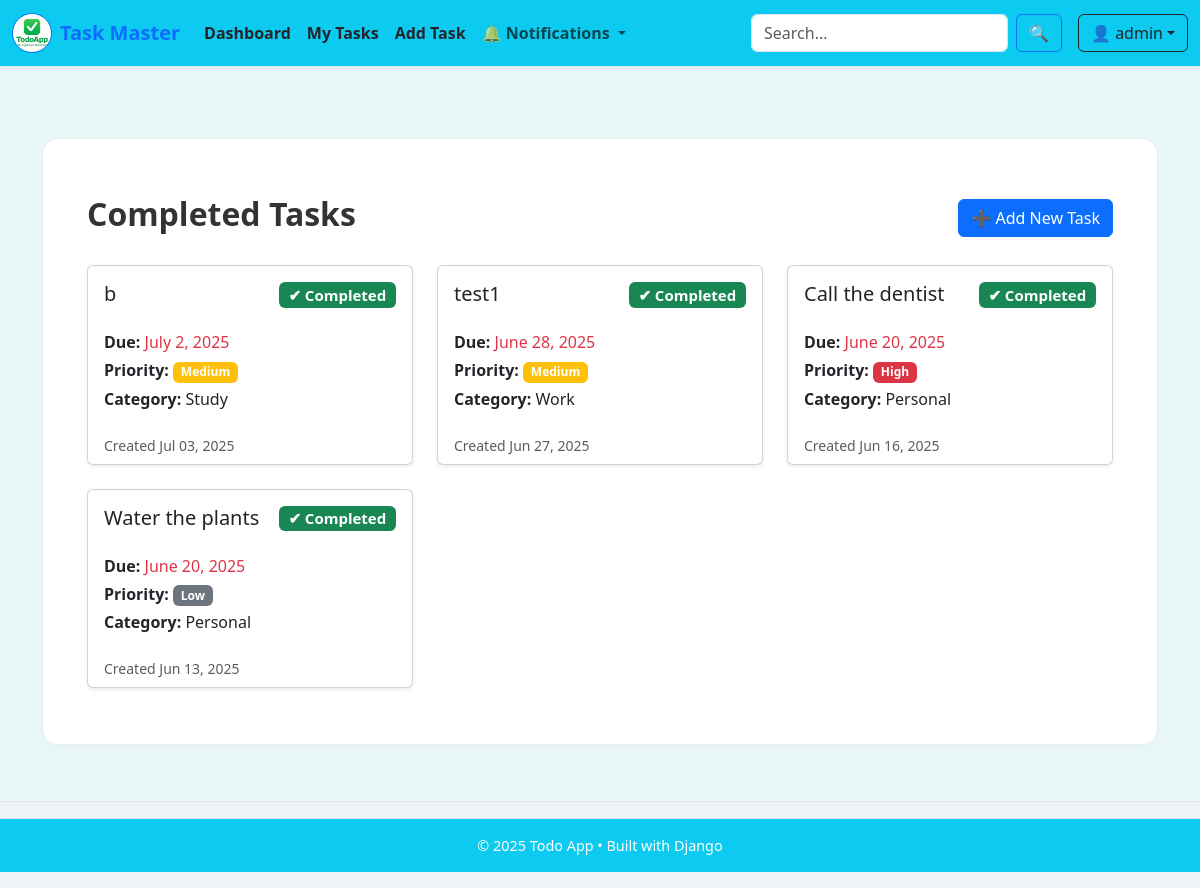
The page /task_list/completed/ (signed in) on the database its author committed.
### todos/models.py (models this page shows, shortened)
class Task(models.Model):
    PRIORITY_CHOICES = [
        ('L', 'Low'),
        ('M', 'Medium'),
        ('H', 'High'),
    ]
    STATUS_CHOICES = [
        ('P', 'Pending'),
        ('I', 'In Progress'),
        ('C', 'Completed'),
        ('O', 'Overdue'),
    ]
    title = models.CharField(max_length=200)
    description = models.TextField(blank=True)
    due_date = models.DateField(null=True, blank=True)
    completed = models.BooleanField(default=False)
    priority = models.CharField(max_length=1, choices=PRIORITY_CHOICES, default='M')
    status = models.CharField(max_length=1, choices=STATUS_CHOICES, default='I')
    category = models.ForeignKey(Category, on_delete=models.SET_NULL, null=True, blank=True, related_name='tasks',default='Study')
    user = models.ForeignKey(User, on_delete=models.CASCADE, related_name='tasks')
    created_at = models.DateTimeField(auto_now_add=True)
    updated_at = models.DateTimeField(auto_now=True)
    class Meta:
        ordering = ['-created_at']
        verbose_name_plural = "Tasks"

class Category(models.Model):
    name = models.CharField(max_length=100)
    slug = models.SlugField(unique=True,null=True)
    description = models.TextField(blank=True)
    created_at = models.DateTimeField(auto_now_add=True)
    updated_at = models.DateTimeField(auto_now=True)
    class Meta:
        verbose_name_plural = "Categories"

### todos/views.py (the view)
# urls.py: path('task_list/completed/', views.completed_tasks_view, name='completed_tasks'),
@login_required
def completed_tasks_view(request):
    completed_tasks = Task.objects.filter(user=request.user, completed=True)
    for task in completed_tasks:
        task.status = 'C'# Update status to 'C' for completed tasks
        task.save()
    context = {
        'tasks': completed_tasks,
        'page_title': 'Completed Tasks'
    }
    return render(request, 'todos/task_list.html', context)

### todos/context_processors.py (called while the page is built)
def notification_context(request):
    if request.user.is_authenticated:
        return {
            'notifications': Notification.objects.filter(user=request.user, is_read=False)[:5]
        }
    return {}

### todos/templatetags/extras.py (called while the page is built)
@register.filter
def priority_color(value):
    return {
        'H': 'danger',
        'M': 'warning',
        'L': 'secondary',
    }.get(value, 'light')

### todos/templates/todos/task_list.html (shortened to what this page needs)
{% extends 'todos/base.html' %}
{% load extras %}
{% block content %}
<div class="container py-4">
  <div class="d-flex justify-content-between align-items-center mb-4">
    {% if page_title %}
      <h2 class="fw-bold">{{ page_title }}</h2>
    {% else %}
      <h2 class="fw-bold">All Task</h2>
    {% endif %}
    <a href="{% url 'create_task' %}" class="btn btn-primary">
      ➕ Add New Task
    </a>
  </div>
  {% if tasks %}
    <div class="row row-cols-1 row-cols-md-2 row-cols-lg-3 g-4">
      {% for task in tasks %}
        <div class="col">
          <a href="{% url 'task_detail' task.id %}" class="text-decoration-none text-dark">
          <div class="card shadow-sm h-100 border-{{ task.priority|lower }}">
            <div class="card-body d-flex flex-column justify-content-between">
              <div>
                <h5 class="card-title">
                  {{ task.title }}
                  {% if task.status == 'C' %}
                    <span class="badge bg-success float-end">✔ Completed</span>
                  {% elif task.status == 'I' %}
                    <span class="badge bg-secondary text-dark float-end">In Progress </span>
                  {% elif task.status == 'P' %}
                    <span class="badge bg-danger text-dark float-end">Pending </span>
                    {% else %}
                    <span class="badge bg-warning text-dark float-end">Overdue </span>
                  {% endif %}
                </h5>
              </div>
              <div class="mt-3">
                <p class="mb-1"><strong>Due:</strong> <span class="text-danger">{{ task.due_date }}</span></p>
                <p class="mb-1"><strong>Priority:</strong> <span class="badge bg-{{ task.priority|priority_color }}">{{ task.get_priority_display }}</span></p>
                <p class="mb-0"><strong>Category:</strong> {{ task.category.name }}</p>
              </div>
            </div>
            <div class="card-footer bg-transparent border-top-0 d-flex justify-content-between align-items-center">
              <small class="text-muted">Created {{ task.created_at|date:"M d, Y" }}</small>
            </div>
          </div>
          </a>
        </div>
      {% endfor %}
    </div>
  {% else %}
    <div class="alert alert-info text-center">
      No tasks found. <a href="{% url 'create_task' %}">Add your first task!</a>
    </div>
  {% endif %}
</div>
{% endblock %}

### todos/templates/todos/nav.html (shortened to what this page needs)
{% load static %}
<nav class="navbar navbar-expand-lg navbar-light bg-info shadow-sm py-2">
  <div class="container-fluid">
    <a class="navbar-brand d-flex align-items-center text-primary" href="{% url 'home' %}">
      <img src="{% static 'todos/logo.png' %}" alt="Logo" height="40" class="me-2 rounded-circle border border-primary" onerror="this.style.display='none';this.insertAdjacentHTML('afterend', '<span class=\'me-2 fs-3\'>📝</span>');" />
      <strong>Task Master</strong>
    </a>
    <div class="collapse navbar-collapse" id="navbarMain">
      <ul class="navbar-nav me-auto mb-2 mb-lg-0">
        <li class="nav-item">
          <a class="nav-link fw-semibold text-dark" href="{% url 'dashboard' %}">Dashboard</a>
        </li>
        <li class="nav-item">
          <a class="nav-link fw-semibold text-dark" href="{% url 'task_list' %}">My Tasks</a>
        </li>
        <li class="nav-item">
          <a class="nav-link fw-semibold text-dark" href="{% url 'create_task' %}">Add Task</a>
        </li>
        <li class="nav-item dropdown">
          <a class="nav-link dropdown-toggle position-relative" href="#" id="notificationDropdown" data-bs-toggle="dropdown" aria-expanded="false">
            🔔 <strong> Notifications </strong>
          </a>
        </li>
      </ul>
      <form class="d-flex me-3" method="get" action="{% url 'search_tasks' %}">
        <input class="form-control me-2" type="search" name="q" placeholder="Search..." aria-label="Search" required />
        <button class="btn btn-outline-primary" type="submit">🔍</button>
      </form>
      {% if user.is_authenticated %}
        <div class="dropdown">
          <a class="btn btn-outline-dark dropdown-toggle" href="#" id="userDropdown" data-bs-toggle="dropdown" aria-expanded="false">👤 {{ user.username }}</a>
        </div>
      {% else %}
        <a class="btn btn-outline-primary me-2" href="{% url 'login' %}">Login</a>
        <a class="btn btn-primary" href="{% url 'register' %}">Register</a>
      {% endif %}
    </div>
  </div>
</nav>

### todos/templates/todos/base.html (style rules this page uses)
html, body { height: 100%; margin: 0; font-family: 'Segoe UI', Tahoma, Geneva, Verdana, sans-serif; font-size: 1rem; color: #333; background-color: #ebf8fa; -webkit-font-smoothing: antialiased; -moz-osx-font-smoothing: grayscale; scroll-behavior: smooth; }
body { display: flex; flex-direction: column; }
a { text-decoration: none; transition: all 0.2s ease-in-out; }

### rows shown on the page
Task: title "b", status "✔ Completed", due_date "July 2, 2025", priority "Medium", category.name "Study", created_at "Jul 03, 2025"
Task: title "test1", status "✔ Completed", due_date "June 28, 2025", priority "Medium", category.name "Work", created_at "Jun 27, 2025"
Task: title "Call the dentist", status "✔ Completed", due_date "June 20, 2025", priority "High", category.name "Personal", created_at "Jun 16, 2025"
Task: title "Water the plants", status "✔ Completed", due_date "June 20, 2025", priority "Low", category.name "Personal", created_at "Jun 13, 2025"

### other values the page prints
{{ user.username }} "admin"
{{ page_title }} "Completed Tasks"
{{ year|default:2025 }} "2025"
